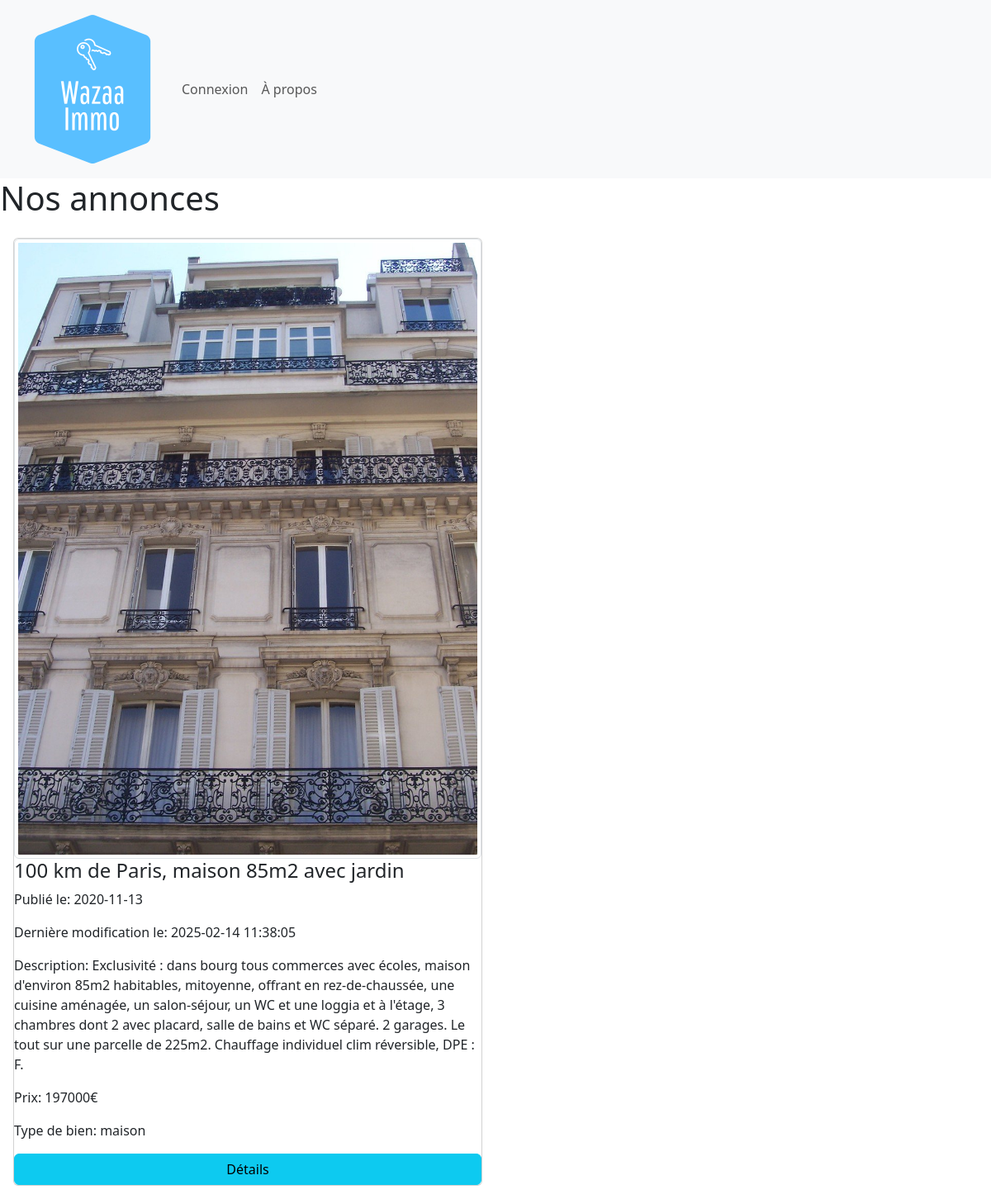
The page / on the database its author committed.
### tables this page shows
CREATE TABLE IF NOT EXISTS `waz_annonces` (
  `an_id` int(11) NOT NULL AUTO_INCREMENT,
  `an_pieces` int(11) DEFAULT NULL,
  `an_titre` varchar(200) NOT NULL,
  `an_ref` varchar(10) NOT NULL,
  `an_description` text NOT NULL,
  `an_local` varchar(100) DEFAULT NULL,
  `an_surf_hab` int(11) DEFAULT NULL,
  `an_surf_tot` int(11) NOT NULL,
  `an_prix` varchar(13) DEFAULT NULL,
  `an_diagnostic` varchar(1) NOT NULL,
  `an_d_ajout` date NOT NULL,
  `an_d_modif` datetime DEFAULT NULL,
  `an_statut` tinyint(1) NOT NULL,
  `an_vues` int(11) NOT NULL,
  `tb_id` int(11) NOT NULL,
  `u_id` int(11) NOT NULL,
  `to_id` int(11) NOT NULL,
  PRIMARY KEY (`an_id`),
  KEY `tb_id` (`tb_id`),
  KEY `u_id` (`u_id`),
  KEY `to_id` (`to_id`)
);

CREATE TABLE IF NOT EXISTS `waz_type_bien` (
  `tb_id` int(11) NOT NULL AUTO_INCREMENT,
  `tb_libelle` varchar(50) NOT NULL,
  PRIMARY KEY (`tb_id`)
);

### index.php (the view, shortened to what this page needs)
<?php
    include("header.php");
    if ($isAdminOrEmployee) {
        $sql = "SELECT * FROM waz_annonces a JOIN waz_type_bien tb ON a.tb_id = tb.tb_id";
    } else {
        $sql = "SELECT * FROM waz_annonces a JOIN waz_type_bien tb ON a.tb_id = tb.tb_id WHERE a.an_statut = 1";
    }
    $annonces = $pdo->query($sql)->fetchAll(PDO::FETCH_ASSOC);
?>
<div>
    <h1>Nos annonces</h1>
    <div class="column w-50 p-3">
        <?php if (count($annonces) > 0): ?>
            <?php foreach($annonces as $annonce):?>
                <div class="card">
                    <div>
                        <img src="assets/photos/annonce_<?= htmlentities($annonce['an_id'])?>/<?= htmlentities($annonce['an_id'])?>-1.jpg" alt="" class="img-thumbnail">
                    </div>
                    <h4><?= htmlentities($annonce['an_titre'])?></h3>
                    <p>Publié le: <?= htmlentities($annonce['an_d_ajout'])?></p>
                    <?php if($annonce['an_d_modif']):?>
                        <p>Dernière modification le: <?= htmlentities($annonce['an_d_modif'])?></p>
                    <?php endif;?>
                    <p>Description: <?= htmlentities($annonce['an_description'])?></h4>
                    <p>Prix: <?= htmlentities($annonce['an_prix'])?>€</p>
                    <p>Type de bien: <?= htmlentities($annonce['tb_libelle'])?></p>
                    <a href="annonce.php?info=<?= $annonce['an_id']?>" class="btn btn-info">Détails</a>
                </div>
            <?php endforeach; ?>
        <?php else:?>
            <div>Aucune annonce disponible</div>
        <?php endif;?>
    </div>
</div>
<?php
    include("footer.php");
?>

### rows shown on the page
waz_annonces: an_titre "100 km de Paris, maison 85m2 avec jardin", an_d_ajout "2020-11-13", an_d_modif "2025-02-14 11:38:05", an_description "Exclusivité : dans bourg tous commerces avec écoles, maison d'environ 85m2 habitables, mitoyenne, offrant en rez-de-chaussée, une cuisine aménagée, un salon-séjour, un WC et une loggia et à l'étage, 3 chambres dont 2 avec placard, salle de bains et WC séparé. 2 garages. Le tout sur une parcelle de 225m2. Chauffage individuel clim réversible, DPE : F.", an_prix "197000", tb.tb_libelle "maison"
